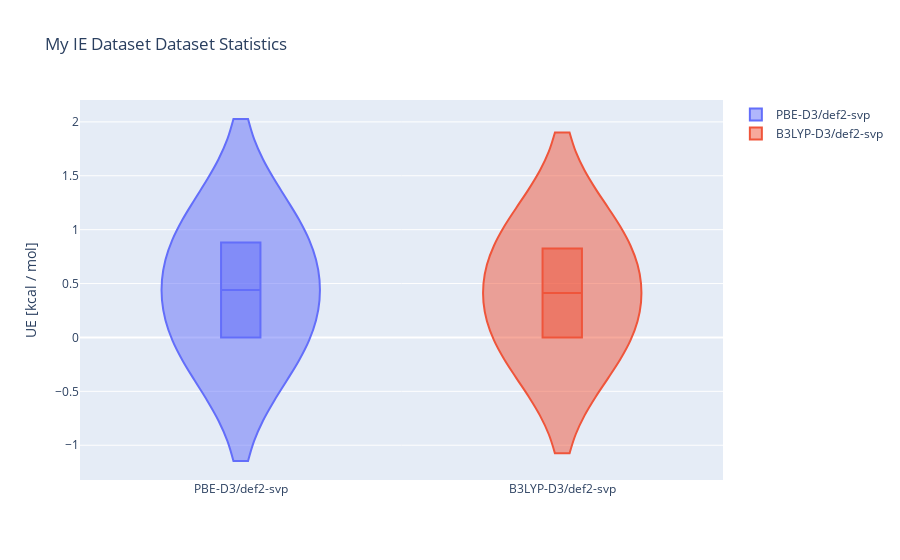

Here is the notebook cell this chart was saved with:
### Markdown cell above
You can also visualize results and more!

### Code cell
ds.visualize(["B3LYP-D3", "PBE-D3"], "def2-SVP", bench="B3LYP/def2-svp", kind="violin")

### Figure 1 — Plotly figure (JSON) as saved in the notebook; plotly's stock layout.template omitted (floating-point values rounded to 4 significant figures)
{"data": [{"box": {"visible": true}, "name": "PBE-D3/def2-svp", "type": "violin", "y": [0.0004675, 0.88]}, {"box": {"visible": true}, "name": "B3LYP-D3/def2-svp", "type": "violin", "y": [0.000502, 0.8258]}], "layout": {"title": {"text": "My IE Dataset Dataset Statistics"}, "yaxis": {"title": {"text": "UE [kcal / mol]"}}}}
